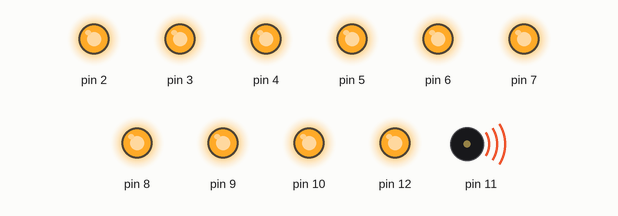
This sketch was run on a simulated Arduino Uno, built with avr-gcc and run on an emulated ATmega328P. Shown: output pins drawn as LEDs (lit = HIGH), buzzer (waves = sounding).

Above: at 0.21 s.
At 19.39 s:
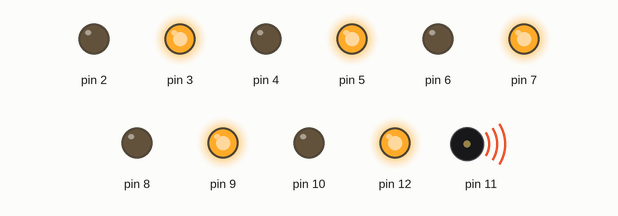
At 39.04 s:
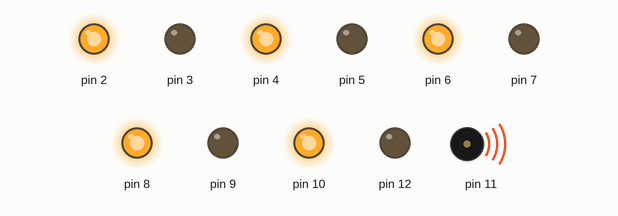
Timing chart, 0 to 40.0 s (numbered marks = the images above):
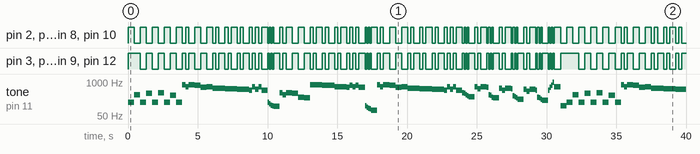

Measured:
- by itself, pin 2, pin 4, pin 6, pin 8, pin 10: LOW → HIGH at 0.00 s, → LOW 0.43 s later, → HIGH 0.43 s later, → LOW 0.43 s later, … (138 changes in this stretch)
- by itself, pin 3, pin 5, pin 7, pin 9, pin 12: LOW → HIGH at 0.00 s, → LOW 0.87 s later, → HIGH 0.43 s later, → LOW 0.43 s later, … (135 changes in this stretch)

The sketch:

2021-22_Gingerbread_House_Decorations.ino
```cpp
void setup() {
  // put your setup code here, to run once:
  pinMode(2, OUTPUT);
  pinMode(3, OUTPUT);
  pinMode(4, OUTPUT);
  pinMode(5, OUTPUT);
  pinMode(6, OUTPUT);
  pinMode(7, OUTPUT);
  pinMode(8, OUTPUT);
  pinMode(9, OUTPUT);
  pinMode(10, OUTPUT);
  pinMode(11, OUTPUT);
  pinMode(12, OUTPUT);
}

int fairyNotes[] = {165,330,165,370,165,392,165,311,165,784,659,784,740,622,659,587,587,587,554,554,554,523,523,523,494,659,523,659,494,165,147,131,124,117,392,330,392,370,262,247,784,784,784,740,740,740,659,659,659,622,740,659,740,622,124,110,98,93,82,784,659,784,740,622,659,587,587,587,554,554,554,523,523,523,494,659,523,659,494,392,370,330,294,277,659,554,659,622,330,311,262,247,587,494,587,554,294,277,247,220,523,440,523,494,262,247,220,196,494,622,740,988,659,124,277,554,311,622,330,659,370,740,392,784,330,659,311,622,185,165,311,330,165,147,277,294,247};
int fairyLen[] = {429,429,429,429,429,429,429,429,429,214,214,429,429,429,429,214,214,429,214,214,429,214,214,429,214,214,214,214,429,107,107,107,107,429,214,214,429,429,429,429,214,214,429,214,214,429,214,214,429,214,214,214,214,429,107,107,107,107,429,214,214,429,429,429,429,214,214,429,214,214,429,214,214,429,214,214,214,214,429,107,107,107,107,429,214,214,429,107,107,107,107,429,214,214,429,107,107,107,107,429,214,214,429,107,107,107,107,429,107,107,107,107,429,429,214,214,214,214,214,214,214,214,214,214,214,214,214,214,429,429,429,429,429,429,429,429,429};
int f = 0;

void loop() {
  // put your main code here, to run repeatedly:
  if (f == 0) {
    digitalWrite(2, HIGH);
    digitalWrite(3, HIGH);
    digitalWrite(4, HIGH);
    digitalWrite(5, HIGH);
    digitalWrite(6, HIGH);

    digitalWrite(7, HIGH);
    digitalWrite(8, HIGH);
    digitalWrite(9, HIGH);
    digitalWrite(10, HIGH);
    digitalWrite(12, HIGH);

    tone (11, fairyNotes[f], fairyLen[f]);
    delay (fairyLen[f]);
    delay(5);
  }
  else if (f % 2 == 0) {
    digitalWrite(2, HIGH);
    digitalWrite(4, HIGH);
    digitalWrite(6, HIGH);
    digitalWrite(8, HIGH);
    digitalWrite(10, HIGH);

    digitalWrite(3, LOW);
    digitalWrite(5, LOW);
    digitalWrite(7, LOW);
    digitalWrite(9, LOW);
    digitalWrite(12, LOW);

    tone (11, fairyNotes[f], fairyLen[f]);
    delay (fairyLen[f]);
    delay(5);
  }
  else {
    digitalWrite(2, LOW);
    digitalWrite(4, LOW);
    digitalWrite(6, LOW);
    digitalWrite(8, LOW);
    digitalWrite(10, LOW);

    digitalWrite(3, HIGH);
    digitalWrite(5, HIGH);
    digitalWrite(7, HIGH);
    digitalWrite(9, HIGH);
    digitalWrite(12, HIGH);

    tone (11, fairyNotes[f], fairyLen[f]);
    delay (fairyLen[f]);
    delay(5);
  }
  f = f + 1;
  if (f == 114) {
    f = 0;
  }
}
```
